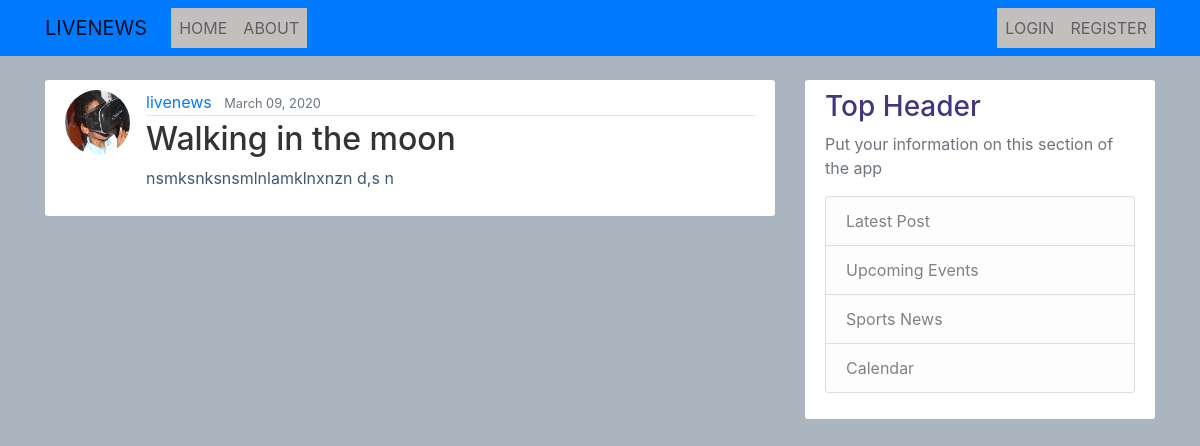
The app's page /post/17/ with its own data.
### livenews/models.py (models this page shows, shortened)
class Post(models.Model):
    title = models.CharField(max_length=100)
    content = models.TextField()
    date_posted = models.DateTimeField(default=timezone.now)
    author = models.ForeignKey(User, on_delete=models.CASCADE)

### registration/models.py (models this page shows, shortened)
class Profile(models.Model):
    user = models.OneToOneField(User, on_delete=models.CASCADE)
    image = models.ImageField(default='default.jpg', upload_to='profile_pics')

### livenews/views.py (the view)
# urls.py: path('post/<int:pk>/', NewsDetailView.as_view(), name='post-detail'),
class NewsDetailView(DetailView):
    model = Post

### livenews/templates/livenews/post_detail.html (shortened to what this page needs)
{% extends "livenews/base.html" %}
    {% block content %}
    <article class="media content-section">
        <img class="rounded-circle article-img" src="{{object.author.profile.image}}">
            <div class="media-body">
                <div class="article-metadata">
                    <a class="mr-2" href="{% url 'user-news' object.author.username%}">{{object.author}}</a>
                    <small class="text-muted">{{object.date_posted | date:"F d, Y"}}</small>
                </div>
                <h2 class="article-title">{{object.title}}</h2>
                <p class="article-content">{{object.content }}</p>
            </div>
    </article>
    {% endblock content%}

### livenews/static/livenews/index.css (style rules this page uses)
body { background-color: #abb5c0; color: #405874; margin-top: 5rem; }
h1, h2, h3, h4, h5 { color: #dfdff3; }
.content-section { background: #ffffff; padding: 10px 20px; border: ipx solid #333333; border-radius: 3px; margin-bottom: 20px; }
.article-title { color: #333333; }
.article-content { white-space: pre-line; }
.article-img { height: 65px; width: 65px; margin-right: 16px; }
.article-metadata { padding-bottom: 1px; margin-bottom: 4px; border-bottom: 1px solid #e3e3e3 }

### records on screen
Post: author.profile.image (picture), author "livenews", date_posted "March 09, 2020", title "Walking in the moon", content "nsmksnksnsmlnlamklnxnzn d,s n"
